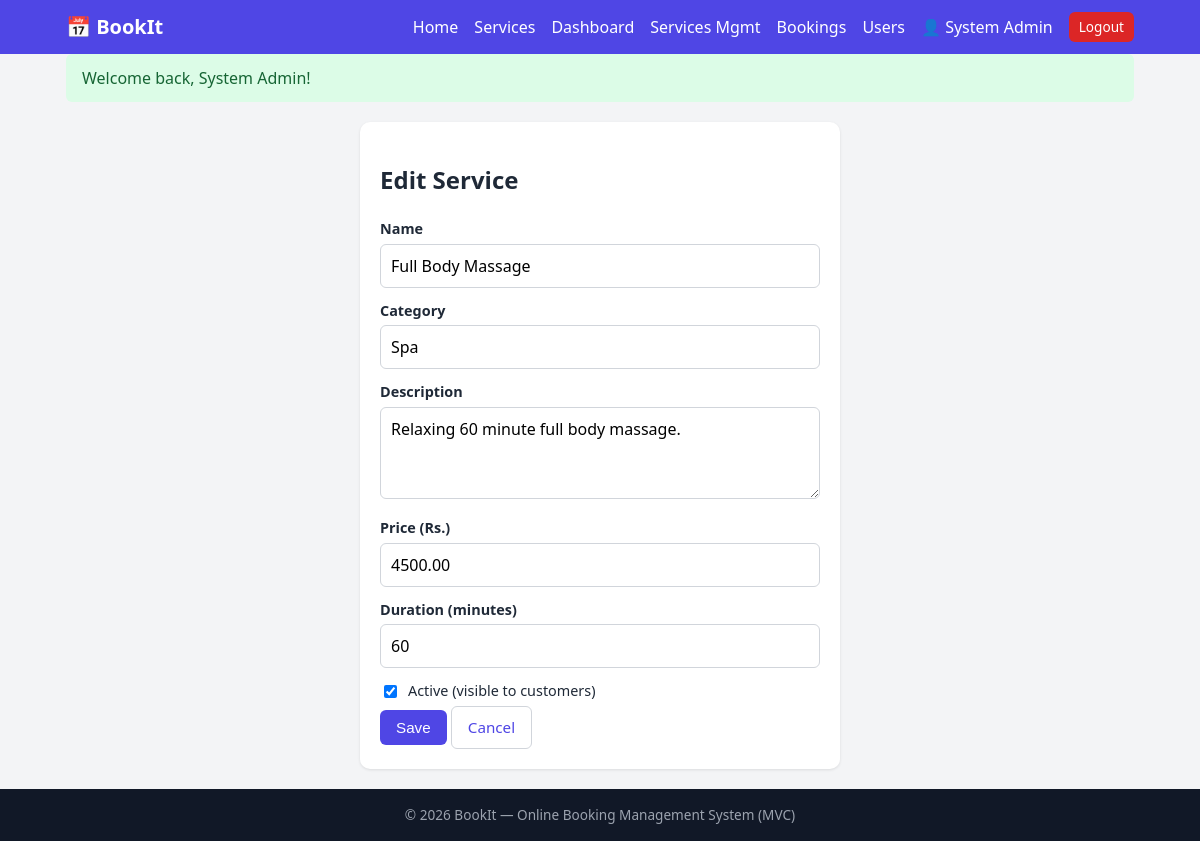
Page /index.php?url=admin/serviceform/2 (signed in) on the committed database.
### tables this page shows
CREATE TABLE services (
    id INT AUTO_INCREMENT PRIMARY KEY,
    name VARCHAR(120) NOT NULL,
    category VARCHAR(60) NOT NULL,
    description TEXT,
    price DECIMAL(10,2) NOT NULL DEFAULT 0,
    duration_minutes INT NOT NULL DEFAULT 60,
    is_active TINYINT(1) NOT NULL DEFAULT 1,
    created_at TIMESTAMP DEFAULT CURRENT_TIMESTAMP
);

### core/Controller.php (called while the page is built, shortened)
<?php
abstract class Controller {
    protected function model($name) { return new $name(); }
    protected function view($view, $data = []) {
        extract($data);
        require __DIR__ . '/../views/layout/header.php';
        require __DIR__ . "/../views/$view.php";
        require __DIR__ . '/../views/layout/footer.php';
    }
}

### controllers/AdminController.php (called while the page is built, shortened)
<?php
class AdminController extends Controller {
    public function serviceform($id = 0) {
        $service = $id ? $this->model('Service')->find((int)$id) : null;
        $this->view('admin/service_form', ['title' => $service ? 'Edit Service' : 'Add Service', 'service' => $service]);
    }
}

### core/App.php (called while the page is built, shortened)
<?php
class App {
    public function __construct() {
        $parts = isset($_GET['url']) ? explode('/', trim($_GET['url'], '/')) : [];
        $controller = new $class();
        $method = !empty($parts[1]) ? preg_replace('/[^a-zA-Z0-9_]/', '', $parts[1]) : 'index';
        call_user_func_array([$controller, $method], array_slice($parts, 2));
    }
}

### index.php (called while the page is built, shortened)
<?php
require_once __DIR__ . '/core/helpers.php';
spl_autoload_register(function ($class) {
    foreach (['core', 'controllers', 'models'] as $dir) {
        $file = __DIR__ . "/$dir/$class.php";
        if (file_exists($file)) { require_once $file; return; }
    }
});
new App();

### core/Database.php (called while the page is built)
<?php
class Database {
    private static $pdo = null;
    public static function connect() {
        if (self::$pdo === null) {
            try {
                self::$pdo = new PDO(
                    'mysql:host=' . DB_HOST . ';dbname=' . DB_NAME . ';charset=utf8mb4',
                    DB_USER, DB_PASS,
                    [PDO::ATTR_ERRMODE => PDO::ERRMODE_EXCEPTION,
                     PDO::ATTR_DEFAULT_FETCH_MODE => PDO::FETCH_ASSOC,
                     PDO::ATTR_EMULATE_PREPARES => false]
                );
            } catch (PDOException $e) {
                die('Database connection failed: ' . $e->getMessage());
            }
        }
        return self::$pdo;
    }
}

### core/Model.php (called while the page is built, shortened)
<?php
abstract class Model {
    public function __construct() { $this->db = Database::connect(); }
}

### models/Service.php (called while the page is built, shortened)
<?php
class Service extends Model {
    public function find($id) {
        $s = $this->db->prepare('SELECT * FROM services WHERE id = ?');
        $s->execute([$id]);
        return $s->fetch();
    }
}

### core/helpers.php (called while the page is built, shortened)
<?php
function url($path = '')   { return BASE_URL . '/index.php?url=' . ltrim($path, '/'); }
function e($v)             { return htmlspecialchars((string)$v, ENT_QUOTES, 'UTF-8'); }
function old($k, $d = '')  { return $_POST[$k] ?? $d; }

### views/admin/service_form.php (the view, shortened to what this page needs)
<?php $s = $service ?? []; $v = fn($k, $d = '') => e(old($k, $s[$k] ?? $d)); ?>
<div class="card narrow">
  <h2><?= $service ? 'Edit Service' : 'Add Service' ?></h2>
  <form method="post" action="<?= url('admin/servicesave/' . ($service['id'] ?? 0)) ?>">
    <label>Name</label><input type="text" name="name" value="<?= $v('name') ?>" required>
    <label>Category</label><input type="text" name="category" value="<?= $v('category') ?>" required>
    <label>Description</label><textarea name="description" rows="3"><?= $v('description') ?></textarea>
    <label>Price (Rs.)</label><input type="number" step="0.01" min="0" name="price" value="<?= $v('price', '0') ?>" required>
    <label>Duration (minutes)</label><input type="number" min="5" name="duration" value="<?= e(old('duration', $s['duration_minutes'] ?? 60)) ?>" required>
    <label class="check"><input type="checkbox" name="is_active" <?= (!$service || $s['is_active']) ? 'checked' : '' ?>> Active (visible to customers)</label>
    <button class="btn">Save</button>
    <a class="btn btn-light" href="<?= url('admin/services') ?>">Cancel</a>
  </form>
</div>

### assets/css/style.css (style rules this page uses)
:root { --primary:#4f46e5;--primary-d:#4338ca;--bg:#f3f4f6;--card:#fff;--text:#1f2937;--muted:#6b7280;--danger:#dc2626;--ok:#16a34a;--warn:#d97706 }
* { box-sizing:border-box }
body { margin:0;font-family:Segoe UI,Roboto,Arial,sans-serif;background:var(--bg);color:var(--text);line-height:1.5;display:flex;flex-direction:column;min-height:100vh }
a { color:var(--primary);text-decoration:none }
.btn { display:inline-block;background:var(--primary);color:#fff;border:0;padding:9px 16px;border-radius:6px;cursor:pointer;font-size:.95rem }
.btn-light { background:#fff;color:var(--primary);border:1px solid #d1d5db }
.card { background:var(--card);border-radius:10px;padding:20px;box-shadow:0 1px 3px rgba(0,0,0,.1);margin-bottom:16px }
.card.narrow { max-width:480px;margin:20px auto }
label { display:block;margin:12px 0 4px;font-weight:600;font-size:.9rem }
label.check { display:flex;gap:8px;align-items:center;font-weight:400 }
input[type=text],input[type=email],input[type=password],input[type=date],input[type=number],textarea,select { width:100%;padding:9px 10px;border:1px solid #d1d5db;border-radius:6px;font:inherit;background:#fff }

### rows in the picture
services: name "Full Body Massage", category "Spa", description "Relaxing 60 minute full body massage.", price "4500.00", duration "60", is_active "☑"

### other values in the picture
APP_NAME "BookIt"
current_user()['name'] "System Admin"
$msg "Welcome back, System Admin!"
